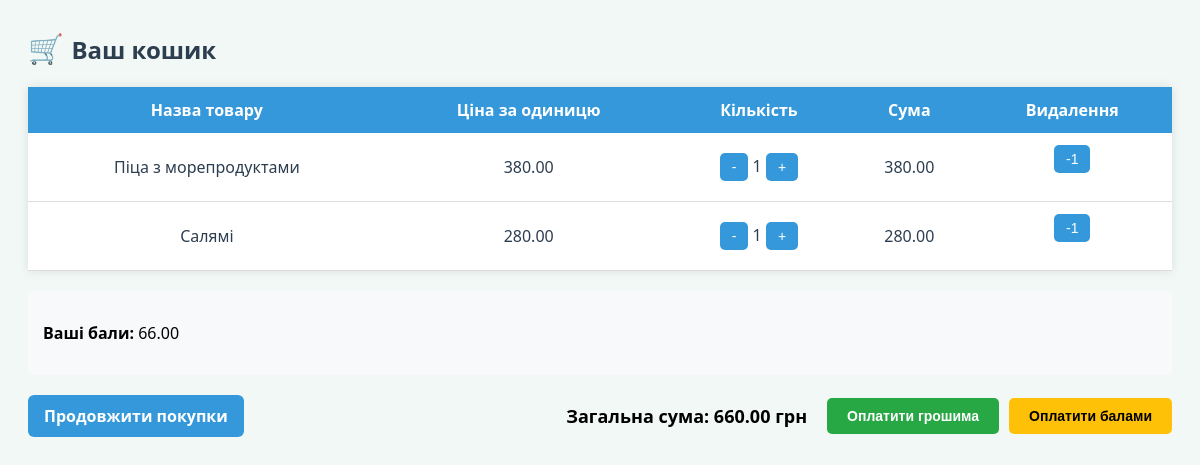
Page /market/cart/ (signed in) on the committed database.
### Market/models.py (models this page shows, shortened)
class Cart(models.Model):
    user = models.ForeignKey(settings.AUTH_USER_MODEL, on_delete=models.CASCADE, null=True, blank=True)
    product = models.ForeignKey(Product, on_delete=models.CASCADE)
    quantity = models.PositiveIntegerField(default=1)

class Product(models.Model):
    SECTION_CHOICES = [
        ('Піца', 'Піца'),
        ('Суші', 'Суші'),
        ('Салати', 'Салати'),
        ('Напої', 'Напої'),
        ('Десерти', 'Десерти'),
    ]
    name = models.CharField(max_length=255)
    price = models.DecimalField(max_digits=8, decimal_places=2)
    description = models.TextField()
    image = models.ImageField(upload_to='products/')
    section = models.CharField(max_length=20, choices=SECTION_CHOICES, default='pizza')  # <-- додано

class CustomUser(AbstractUser):
    age = models.IntegerField(null=True, blank=True)
    country = models.CharField(max_length=100, blank=True)
    address = models.TextField(blank=True)
    bonus_points = models.DecimalField(max_digits=10, decimal_places=2, default=0.00)
    bonus_points = models.DecimalField(max_digits=10, decimal_places=2, default=0.00)  # Поле для зберігання бонусних балів користувача
    class Meta:
        db_table = 'market_customuser'
    groups = models.ManyToManyField(
        'auth.Group',
        verbose_name='groups',
        blank=True,
        help_text='The groups this user belongs to.',
        related_name='custom_user_set',
        related_query_name='custom_user',
    )
    user_permissions = models.ManyToManyField(
        'auth.Permission',
        verbose_name='user permissions',
        blank=True,
        help_text='Specific permissions for this user.',
        related_name='custom_user_set',
        related_query_name='custom_user',
    )

### Market/views.py (the view)
# urls.py: path('cart/', views.view_cart, name='view_cart'),
@login_required
def view_cart(request):
    cart_items = Cart.objects.filter(user=request.user)
    total = sum(item.product.price * item.quantity for item in cart_items)
    return render(request, 'Market/cart.html', {
        'cart_items': cart_items,
        'total': total,
        'user_bonus_points': request.user.bonus_points
    })

### Market/templates/Market/cart.html (shortened to what this page needs)
<h2>Ваш кошик</h2>
<table class="table">
  <thead>
    <tr>
      <th>Назва товару</th>
      <th>Ціна за одиницю</th>
      <th>Кількість</th>
      <th>Сума</th>
      <th>Видалення</th>
    </tr>
  </thead>
  <tbody>
    {% for item in cart_items %}
    <tr>
      <td>{{ item.product.name }}</td>
      <td>{{ item.product.price }}</td>
      <td>
        <form method="post" action="{% url 'Market:remove_from_cart' item.product.id %}" style="display:inline;">
          <button type="submit">-</button>
        </form>
        {{ item.quantity }}
        <form method="post" action="{% url 'Market:add_to_cart' item.product.id %}" style="display:inline;">
          <button type="submit">+</button>
        </form>
      </td>
      <td>{{ item.product.price|floatformat:2 }}</td>
      <td>
        <form method="post" action="{% url 'remove_from_cart' item.product.id %}">
          <button type="submit">-1</button>
        </form>
      </td>
    </tr>
    {% empty %}
    <tr><td colspan="4">Кошик порожній</td></tr>
    {% endfor %}
  </tbody>
</table>
<div style="margin: 20px 0; padding: 15px; background-color: #f8f9fa; border-radius: 5px;">
  <p><strong>Ваші бали:</strong> {{ user_bonus_points|floatformat:2 }}</p>
</div>
<form method="post" action="{% url 'Market:checkout' %}">
  <div class="menu-sum-row">
    <a class="menu-link" href="{% url 'Market:menu' %}">Продовжити покупки</a>
    <div style="display: flex; align-items: center; gap: 20px;">
      <div class="total-sum">Загальна сума: {{ total|floatformat:2 }} грн</div>
      <div style="display: flex; gap: 10px;">
        <button type="submit" name="payment_mode" value="money"
                style="background-color: #28a745; color: white; padding: 10px 20px; border: none; border-radius: 5px; font-weight: bold; cursor: pointer;">
          Оплатити грошима
        </button>
        <button type="submit" name="payment_mode" value="bonus"
                style="background-color: #ffc107; color: black; padding: 10px 20px; border: none; border-radius: 5px; font-weight: bold; cursor: pointer;"
                {% if user_bonus_points < total %}disabled{% endif %}>
          Оплатити балами
        </button>
      </div>
    </div>
  </div>
</form>

### Market/templates/Market/cart.html (style rules this page uses)
h2::before { content: "🛒 "; font-size: 1.2em; }
h2 { text-align: left; color: #2c3e50; margin-bottom: 20px; }
table { width: 100%; border-collapse: collapse; background-color: #ffffff; box-shadow: 0 0 10px rgba(0, 0, 0, 0.1); }
th { background-color: #3498db; color: #fff; padding: 12px; text-align: center; }
td { padding: 12px; text-align: center; border-bottom: 1px solid #ddd; color: #2c3e50; }
form button { background-color: #e74c3c; color: white; border: none; padding: 6px 12px; border-radius: 5px; font-size: 14px; cursor: pointer; transition: background-color 0.3s ease; }
.menu-sum-row { display: flex; justify-content: space-between; align-items: center; margin-top: 20px; }
.menu-link { background-color: #3498db; color: white; padding: 10px 16px; border-radius: 6px; text-decoration: none; font-weight: bold; transition: background-color 0.3s ease; }
.total-sum { font-size: 18px; font-weight: bold; color: black; }
form button { background-color: #3498db; color: white; border: none; padding: 6px 12px; border-radius: 5px; font-size: 14px; cursor: pointer; transition: background-color 0.3s ease; }

### rows in the picture
Cart: product.name "Піца з морепродуктами", product.price "380.00", quantity "1"
Cart: product.name "Салямі", product.price "280.00", quantity "1"
CustomUser: bonus_points "66.00"

### other values in the picture
{{ total|floatformat:2 }} "660.00"
